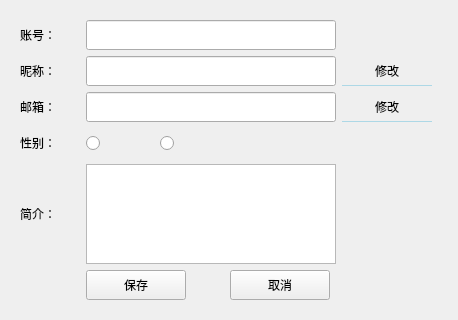
        <widget class="QWidget" name="userIfo">
         <property name="styleSheet">
          <string notr="true">QWidget#userIfo{
	border-image: url(:/usermanagement/images/cherry_tree_3.png);
}</string>
         </property>
         <attribute name="title">
          <string>基本信息</string>
         </attribute>
         <layout class="QHBoxLayout" name="horizontalLayout" stretch="6,4">
          <item>
           <widget class="QWidget" name="widget_3" native="true">
            <layout class="QGridLayout" name="gridLayout">
             <item row="2" column="0">
              <widget class="QLabel" name="email_label">
               <property name="minimumSize">
                <size>
                 <width>60</width>
                 <height>30</height>
                </size>
               </property>
               <property name="maximumSize">
                <size>
                 <width>60</width>
                 <height>30</height>
                </size>
               </property>
               <property name="styleSheet">
                <string notr="true">QLabel{
	font: 12pt &quot;微软雅黑&quot;;
}</string>
               </property>
               <property name="text">
                <string>邮箱：</string>
               </property>
              </widget>
             </item>
             <item row="4" column="1" colspan="3">
              <widget class="QTextEdit" name="introduce_textEdit">
               <property name="minimumSize">
                <size>
                 <width>250</width>
                 <height>60</height>
                </size>
               </property>
               <property name="maximumSize">
                <size>
                 <width>500</width>
                 <height>100</height>
                </size>
               </property>
               <property name="styleSheet">
                <string notr="true">QTextEdit{
	font: 12pt &quot;微软雅黑&quot;;
}</string>
               </property>
              </widget>
             </item>
             <item row="1" column="1" colspan="3">
              <widget class="QLineEdit" name="name_lineEdit">
               <property name="minimumSize">
                <size>
                 <width>250</width>
                 <height>30</height>
                </size>
               </property>
               <property name="maximumSize">
                <size>
                 <width>500</width>
                 <height>45</height>
                </size>
               </property>
               <property name="styleSheet">
                <string notr="true">QLineEdit{
	font: 12pt &quot;微软雅黑&quot;;
}</string>
               </property>
               <property name="readOnly">
                <bool>true</bool>
               </property>
               <property name="clearButtonEnabled">
                <bool>false</bool>
               </property>
              </widget>
             </item>
             <item row="2" column="1" colspan="3">
              <widget class="QLineEdit" name="email_lineEdit">
               <property name="minimumSize">
                <size>
                 <width>250</width>
                 <height>30</height>
                </size>
               </property>
               <property name="maximumSize">
                <size>
                 <width>500</width>
                 <height>45</height>
                </size>
               </property>
               <property name="styleSheet">
                <string notr="true">QLineEdit{
	font: 12pt &quot;微软雅黑&quot;;
}</string>
               </property>
               <property name="readOnly">
                <bool>true</bool>
               </property>
               <property name="clearButtonEnabled">
                <bool>false</bool>
               </property>
              </widget>
             </item>
             <item row="3" column="0">
              <widget class="QLabel" name="sex_label">
               <property name="minimumSize">
                <size>
                 <width>60</width>
                 <height>30</height>
                </size>
               </property>
               <property name="maximumSize">
                <size>
                 <width>60</width>
                 <height>30</height>
                </size>
               </property>
               <property name="styleSheet">
                <string notr="true">QLabel{
	font: 12pt &quot;微软雅黑&quot;;
}</string>
               </property>
               <property name="text">
                <string>性别：</string>
               </property>
              </widget>
             </item>
             <item row="5" column="1" colspan="2">
              <widget class="QPushButton" name="save_btn">
               <property name="enabled">
                <bool>true</bool>
               </property>
               <property name="minimumSize">
                <size>
                 <width>100</width>
                 <height>30</height>
                </size>
               </property>
               <property name="maximumSize">
                <size>
                 <width>100</width>
                 <height>30</height>
                </size>
               </property>
               <property name="styleSheet">
                <string notr="true">QPushButton{
	font: 12pt &quot;微软雅黑&quot;;
}</string>
               </property>
               <property name="text">
                <string>保存</string>
               </property>
              </widget>
             </item>
             <item row="4" column="0">
              <widget class="QLabel" name="introduce__label">
               <property name="minimumSize">
                <size>
                 <width>60</width>
                 <height>30</height>
                </size>
               </property>
               <property name="maximumSize">
                <size>
                 <width>60</width>
                 <height>30</height>
                </size>
               </property>
               <property name="styleSheet">
                <string notr="true">QLabel{
	font: 12pt &quot;微软雅黑&quot;;
}</string>
               </property>
               <property name="text">
                <string>简介：</string>
               </property>
              </widget>
             </item>
             <item row="5" column="3">
              <widget class="QPushButton" name="cancel_btn">
               <property name="enabled">
                <bool>true</bool>
               </property>
               <property name="minimumSize">
                <size>
                 <width>100</width>
                 <height>30</height>
                </size>
               </property>
               <property name="maximumSize">
                <size>
                 <width>100</width>
                 <height>30</height>
                </size>
               </property>
               <property name="styleSheet">
                <string notr="true">QPushButton{
	font: 12pt &quot;微软雅黑&quot;;
}</string>
               </property>
               <property name="text">
                <string>取消</string>
               </property>
              </widget>
             </item>
             <item row="0" column="0">
              <widget class="QLabel" name="account_label">
               <property name="minimumSize">
                <size>
                 <width>60</width>
                 <height>30</height>
                </size>
               </property>
               <property name="maximumSize">
                <size>
                 <width>60</width>
                 <height>30</height>
                </size>
               </property>
               <property name="styleSheet">
                <string notr="true">QLabel{
	font: 12pt &quot;微软雅黑&quot;;
}</string>
               </property>
               <property name="text">
                <string>账号：</string>
               </property>
              </widget>
             </item>
             <item row="1" column="0">
              <widget class="QLabel" name="name_label">
               <property name="minimumSize">
                <size>
                 <width>60</width>
                 <height>30</height>
                </size>
               </property>
               <property name="maximumSize">
                <size>
                 <width>60</width>
                 <height>30</height>
                </size>
               </property>
               <property name="styleSheet">
                <string notr="true">QLabel{
	font: 12pt &quot;微软雅黑&quot;;
}</string>
               </property>
               <property name="text">
                <string>昵称：</string>
               </property>
              </widget>
             </item>
             <item row="3" column="2">
              <widget class="QRadioButton" name="woman_rbtn">
               <property name="minimumSize">
                <size>
                 <width>60</width>
                 <height>30</height>
                </size>
               </property>
               <property name="maximumSize">
                <size>
                 <width>60</width>
                 <height>30</height>
                </size>
               </property>
               <property name="text">
                <string/>
               </property>
               <property name="icon">
                <iconset resource="../my_images.qrc">
                 <normaloff>:/usermanagement/images/male.png</normaloff>:/usermanagement/images/male.png</iconset>
               </property>
               <property name="iconSize">
                <size>
                 <width>30</width>
                 <height>30</height>
                </size>
               </property>
               <property name="checkable">
                <bool>true</bool>
               </property>
              </widget>
             </item>
             <item row="1" column="4">
              <widget class="QPushButton" name="edit_name_btn">
               <property name="minimumSize">
                <size>
                 <width>90</width>
                 <height>30</height>
                </size>
               </property>
               <property name="maximumSize">
                <size>
                 <width>90</width>
                 <height>30</height>
                </size>
               </property>
               <property name="styleSheet">
                <string notr="true">QPushButton{
	font: 12pt &quot;微软雅黑&quot;;
	border:none;
	border-bottom:1px solid lightblue;
}
QPushButton:hover{
	border-bottom:2px solid blue;
}</string>
               </property>
               <property name="text">
                <string>修改</string>
               </property>
               <property name="icon">
                <iconset resource="../my_images.qrc">
                 <normaloff>:/usermanagement/images/editEnable.png</normaloff>:/usermanagement/images/editEnable.png</iconset>
               </property>
               <property name="iconSize">
                <size>
                 <width>25</width>
                 <height>25</height>
                </size>
               </property>
               <property name="checkable">
                <bool>false</bool>
               </property>
              </widget>
             </item>
             <item row="2" column="4">
              <widget class="QPushButton" name="edit_email_btn">
               <property name="minimumSize">
                <size>
                 <width>90</width>
                 <height>30</height>
                </size>
               </property>
               <property name="maximumSize">
                <size>
                 <width>90</width>
                 <height>30</height>
                </size>
               </property>
               <property name="styleSheet">
                <string notr="true">QPushButton{
	font: 12pt &quot;微软雅黑&quot;;
	border:none;
	border-bottom:1px solid lightblue;
}
QPushButton:hover{
	border-bottom:2px solid blue;
}</string>
               </property>
               <property name="text">
                <string>修改</string>
               </property>
               <property name="icon">
                <iconset resource="../my_images.qrc">
                 <normaloff>:/usermanagement/images/editEnable.png</normaloff>:/usermanagement/images/editEnable.png</iconset>
               </property>
               <property name="iconSize">
                <size>
                 <width>25</width>
                 <height>25</height>
                </size>
               </property>
               <property name="checkable">
                <bool>false</bool>
               </property>
              </widget>
             </item>
             <item row="3" column="1">
              <widget class="QRadioButton" name="man_rbtn">
               <property name="minimumSize">
                <size>
                 <width>60</width>
                 <height>30</height>
                </size>
               </property>
               <property name="maximumSize">
                <size>
                 <width>60</width>
                 <height>30</height>
                </size>
               </property>
               <property name="text">
                <string/>
               </property>
               <property name="icon">
                <iconset resource="../my_images.qrc">
                 <normaloff>:/usermanagement/images/female.png</normaloff>:/usermanagement/images/female.png</iconset>
               </property>
               <property name="iconSize">
                <size>
                 <width>30</width>
                 <height>30</height>
                </size>
               </property>
               <property name="checkable">
                <bool>true</bool>
               </property>
               <property name="checked">
                <bool>false</bool>
               </property>
              </widget>
             </item>
             <item row="0" column="1" colspan="3">
              <widget class="QLineEdit" name="account_lineEdit">
               <property name="minimumSize">
                <size>
                 <width>250</width>
                 <height>30</height>
                </size>
               </property>
               <property name="maximumSize">
                <size>
                 <width>500</width>
                 <height>45</height>
                </size>
               </property>
               <property name="styleSheet">
                <string notr="true">QLineEdit{
	font: 12pt &quot;微软雅黑&quot;;
}</string>
               </property>
               <property name="readOnly">
                <bool>true</bool>
               </property>
              </widget>
             </item>
            </layout>
           </widget>
          </item>
          <item>
           <widget class="QWidget" name="widget_4" native="true">
            <widget class="QLabel" name="headimage_label">
             <property name="geometry">
              <rect>
               <x>70</x>
               <y>40</y>
               <width>150</width>
               <height>150</height>
              </rect>
             </property>
             <property name="styleSheet">
              <string notr="true">QLabel{
	border-image:url(:/usermanagement/images/man.png);
	background-color: rgb(186, 186, 186);
}
</string>
             </property>
             <property name="text">
              <string/>
             </property>
            </widget>
            <widget class="QPushButton" name="edit_headimage_btn">
             <property name="geometry">
              <rect>
               <x>110</x>
               <y>200</y>
               <width>75</width>
               <height>30</height>
              </rect>
             </property>
             <property name="minimumSize">
              <size>
               <width>0</width>
               <height>30</height>
              </size>
             </property>
             <property name="maximumSize">
              <size>
               <width>16777215</width>
               <height>30</height>
              </size>
             </property>
             <property name="styleSheet">
              <string notr="true">QPushButton{
	font: 12pt &quot;微软雅黑&quot;;
}</string>
             </property>
             <property name="text">
              <string>修改头像</string>
             </property>
            </widget>
           </widget>
          </item>
         </layout>
        </widget>
